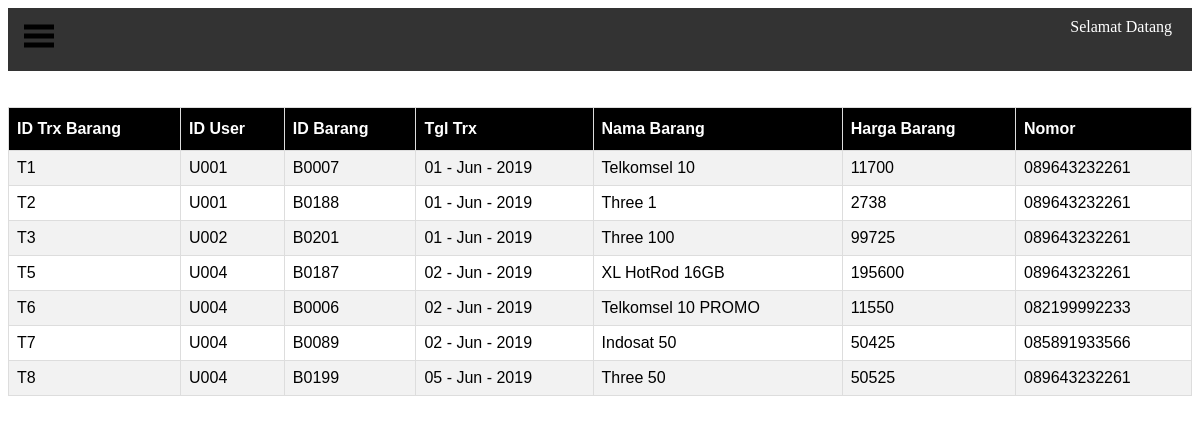
Screenshot of /admin_dasboard.php with the database file from the repository.
### tables this page shows
CREATE TABLE `trx_barang` (
  `id_trx_barang` char(20) NOT NULL,
  `id_user` char(20) NOT NULL,
  `id_barang` char(20) NOT NULL,
  `tgl_trx` varchar(225) NOT NULL,
  `nama_barang` varchar(225) NOT NULL,
  `harga_trx_barang` int(25) NOT NULL,
  `Nomor` char(13) NOT NULL
);

### admin_home.php (the view)
<br>
<br>
<table id="customers">
	<tr>
		<th>ID Trx Barang</th>
		<th>ID User</th>
		<th>ID Barang</th>
		<th>Tgl Trx</th>
		<th>Nama Barang</th>
		<th>Harga Barang</th>
		<th>Nomor</th>
	</tr>
		<?php
		include "koneksi.php";
		$query = mysqli_query($koneksi, "SELECT * FROM trx_barang")or die(mysqli_error());
		while($data = mysqli_fetch_array($query)){
		?>
	<tr>
		<td><?php echo $data['id_trx_barang']; ?></td>
		<td><?php echo $data['id_user']; ?></td>
		<td><?php echo $data['id_barang']; ?></td>
		<td><?php echo $data['tgl_trx']; ?></td>
		<td><?php echo $data['nama_barang']; ?></td>
		<td><?php echo $data['harga_trx_barang']; ?></td>
		<td><?php echo $data['Nomor']; ?></td>
	</tr>
<?php } ?>
</table>

### admin_dasboard.php (shortened to what this page needs)
<!DOCTYPE html>
<html>
<head>
	<link rel="stylesheet" type="text/css" href="css/stylee.css">
	<link rel="stylesheet" type="text/css" href="css/table.css">
</head>
<body>
<nav class="topnav">
  <a href="#" onclick="openNav()">
    <svg width="30" height="30" id="icoOpen">
        <path d="M0,5 30,5" stroke="#000" stroke-width="5"/>
        <path d="M0,14 30,14" stroke="#000" stroke-width="5"/>
        <path d="M0,23 30,23" stroke="#000" stroke-width="5"/>
    </svg>
  </a>
  <p class="profile-top">Selamat Datang <?php echo "<b>".$_SESSION['username']."</b>";?>
  </p>
</nav>
<div id="conten">
	<?php
		if (isset($_GET['page'])) {
			$page = $_GET['page'];
			switch ($page) {
				case 'home':
					include "admin_home.php";
					break;
				case 'dompet_user':
					include "admin_halaman/trx_dompet_user.php";
					break;
				case 'data_user':
					include "admin_halaman/data_user.php";
					break;
				case 'profile_admin':
					include "admin_halaman/profile_admin.php";
					break;
				case 'hapus':
					include "admin_halaman/hapus_user.php";
					break;
				default:
					echo "<center><h1>Page Not Found</h1></center>";
					break;
			}
		}else{
			include "admin_home.php";
		}
	?>
</div>
</body>
</html>

### css/stylee.css (style rules this page uses)
body { background-color: white; overflow-x: hidden; }
#conten { transition: margin-left .5s; padding: 0px; overflow:hidden; width:100%; }
.topnav { background-color: #333; overflow: hidden; }
.topnav a { float: left; display: block; color: #f2f2f2; text-align: center; padding: 14px 16px; text-decoration: none; font-size: 17px; }
.profile-top { text-align: right; margin-top: 10px; margin-right: 20px; color:white }

### css/table.css (style rules this page uses)
#customers { font-family: "Trebuchet MS", Arial, Helvetica, sans-serif; border-collapse: collapse; width: 100%; }
#customers td, #customers th { border: 1px solid #ddd; padding: 8px; }
#customers tr:nth-child(even) { background-color: #f2f2f2; }
#customers th { padding-top: 12px; padding-bottom: 12px; text-align: left; background-color: black; color: white; }

### rows the page displays
trx_barang: id_trx_barang "T1", id_user "U001", id_barang "B0007", tgl_trx "01 - Jun - 2019", nama_barang "Telkomsel 10", harga_trx_barang "11700", Nomor "089643232261"
trx_barang: id_trx_barang "T2", id_user "U001", id_barang "B0188", tgl_trx "01 - Jun - 2019", nama_barang "Three 1", harga_trx_barang "2738", Nomor "089643232261"
trx_barang: id_trx_barang "T3", id_user "U002", id_barang "B0201", tgl_trx "01 - Jun - 2019", nama_barang "Three 100", harga_trx_barang "99725", Nomor "089643232261"
trx_barang: id_trx_barang "T5", id_user "U004", id_barang "B0187", tgl_trx "02 - Jun - 2019", nama_barang "XL HotRod 16GB", harga_trx_barang "195600", Nomor "089643232261"
trx_barang: id_trx_barang "T6", id_user "U004", id_barang "B0006", tgl_trx "02 - Jun - 2019", nama_barang "Telkomsel 10 PROMO", harga_trx_barang "11550", Nomor "082199992233"
trx_barang: id_trx_barang "T7", id_user "U004", id_barang "B0089", tgl_trx "02 - Jun - 2019", nama_barang "Indosat 50", harga_trx_barang "50425", Nomor "085891933566"
trx_barang: id_trx_barang "T8", id_user "U004", id_barang "B0199", tgl_trx "05 - Jun - 2019", nama_barang "Three 50", harga_trx_barang "50525", Nomor "089643232261"
